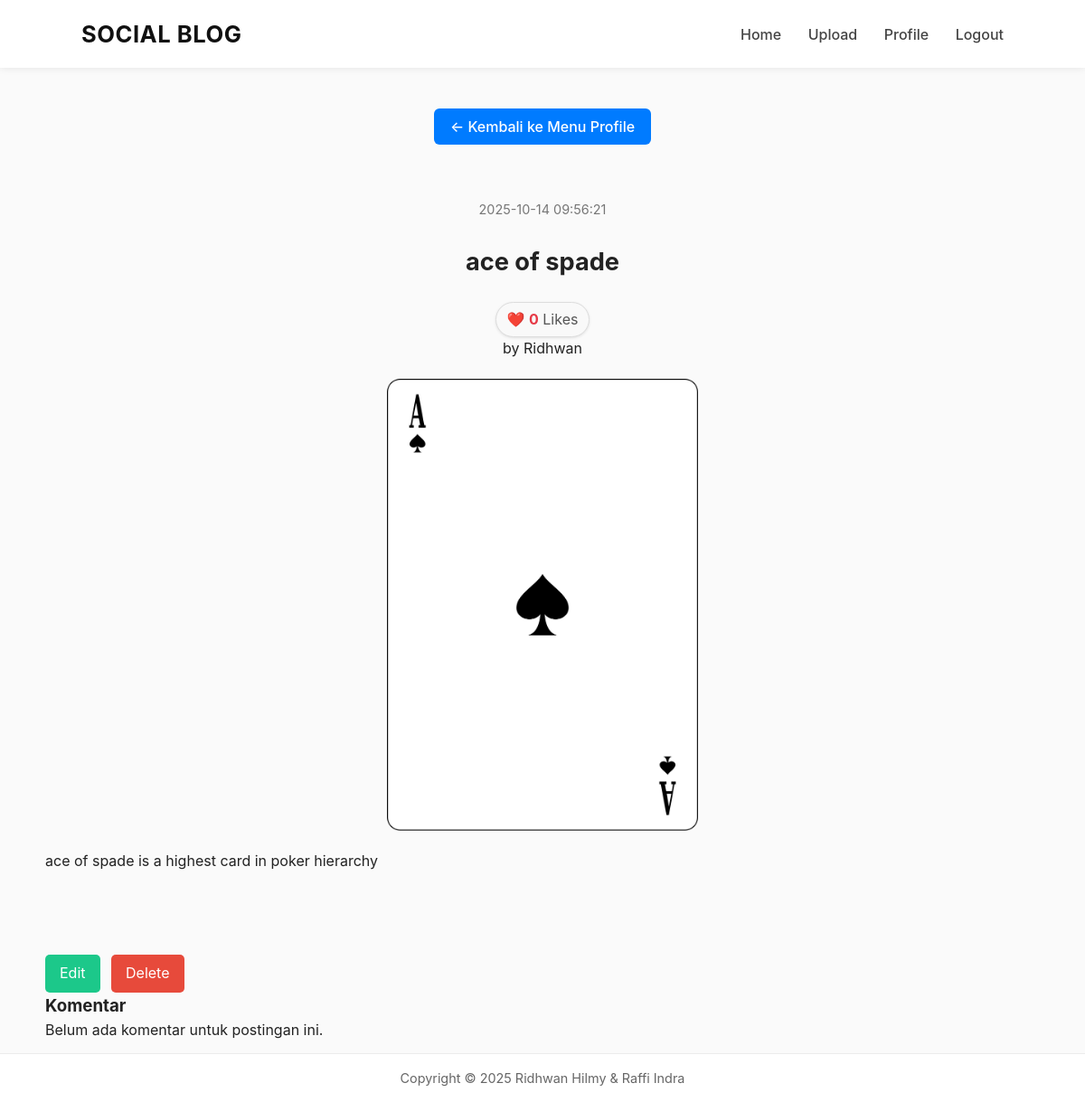
The app's page /view_post_profile.php?post_id=3 (signed in) with its own data.
### tables this page shows
CREATE TABLE `posts` (
  `post_id` int(11) NOT NULL,
  `member_id` int(11) NOT NULL,
  `title` varchar(100) NOT NULL,
  `content` text NOT NULL,
  `image_path` varchar(255) DEFAULT NULL,
  `created_at` timestamp NOT NULL DEFAULT current_timestamp(),
  `updated_at` timestamp NOT NULL DEFAULT current_timestamp() ON UPDATE current_timestamp()
);

### includes/functions.php (called while the page is built, shortened)
<?php
function getLikeCount($conn, $post_id) {
    $stmt = $conn->prepare("SELECT COUNT(*) AS total FROM likes WHERE post_id = ?");
    $stmt->bind_param("i", $post_id);
    $stmt->execute();
    $result = $stmt->get_result()->fetch_assoc();
    return $result['total'];
}
?>

### view_post_profile.php (the view, shortened to what this page needs)
<?php
include 'config.php';
include 'includes/functions.php';
$post_id = intval($_GET['post_id']);
$total_likes = getLikeCount($conn, $post_id);
$sql = "SELECT posts.*, members.username
        FROM posts
        JOIN members ON posts.member_id = members.member_id
        WHERE posts.post_id = ?";
$stmt = $conn->prepare($sql);
$stmt->bind_param("i", $post_id);
$stmt->execute();
$result = $stmt->get_result();
$post = $result->fetch_assoc();
$imagePath = htmlspecialchars($post['image_path']);
$orientation = 'landscape';
if (file_exists($imagePath)) {
    $size = @getimagesize($imagePath);
    if ($size && isset($size[0], $size[1])) {
        $orientation = ($size[0] < $size[1]) ? 'portrait' : 'landscape';
    }
}
$post_id = $_GET['post_id'];
$username = $_SESSION['username'];
$query_user = $conn->prepare("SELECT member_id FROM members WHERE username = ?");
$query_user->bind_param("s", $username);
$query_user->execute();
$result_user = $query_user->get_result();
$user = $result_user->fetch_assoc();
$user_id = $user['member_id'];
$query = $conn->prepare("SELECT * FROM posts WHERE post_id = ? AND member_id = ?");
$query->bind_param("ii", $post_id, $user_id);
$query->execute();
$result = $query->get_result();
$post = $result->fetch_assoc();
?>
<!DOCTYPE html>
<html lang="en">
<head>
  <?php include 'includes/head.php'; ?>
  <link rel="stylesheet" href="assets/css/style_viewpost_profile.css">
</head>
<body>
  <?php include 'includes/menu.php'; ?>
  <a href="profile.php" class="back-button">← Kembali ke Menu Profile</a>
  <div class="post">
    <div class="post-header">
    <p class="post-date"><?php echo htmlspecialchars($post['created_at']); ?></p>
    <h2 class="post-title"><?php echo htmlspecialchars($post['title']); ?></h2>
    <div class="like-info">
    ❤️ <span id="like-count"><?= $total_likes ?></span> Likes
</div>
    <p class="post-author">by <?php echo htmlspecialchars($_SESSION['username']); ?></p>
    </div>
    <?php if (!empty($post['image_path'])): ?>
      <img src="<?php echo $imagePath; ?>" alt="Post Image" class="post-image <?php echo $orientation; ?>">
    <?php endif; ?>
    <div class="post-content-wrapper">
      <p class="post-content">
        <?php echo nl2br(htmlspecialchars($post['content'])); ?>
      </p>
    </div>
    <div class="post-actions">
    <a href="update_post.php?post_id=<?= (int)$post['post_id'] ?>" class="mybtn mybtn-edit">Edit</a>
    <?php if ($_SESSION['member_id'] == $post['member_id']): ?>
    <a href="delete_post.php?id=<?= $post['post_id'] ?>" class="mybtn mybtn-delete" onclick="return confirm('Yakin ingin menghapus postingan ini?');">Delete</a>
    <?php endif; ?>
</div>
    <div class="comments-section">
      <h3>Komentar</h3>
      <p>Belum ada komentar untuk postingan ini.</p>
    </div>
  </div>
  <?php include 'includes/footer.php'; ?>
</body>
</html>

### assets/css/style.css (style rules this page uses)
* { margin: 0; padding: 0; box-sizing: border-box; }
body { font-family: "Inter", "Segoe UI", Arial, sans-serif; background: #fafafa; padding-top: 100px; text-align: center; color: #222; }
.post-title { font-weight: 700; font-size: 1.7rem; margin-bottom: 12px; }
.post-date { color: #777; font-size: 0.9rem; margin-bottom: 25px; }
.post-content-wrapper { display: inline-block; text-align: justify; max-width: 650px; margin-bottom: 50px; }
.post-content { margin-bottom: 20px; line-height: 1.7; }

### assets/css/style_viewpost_profile.css (style rules this page uses)
.post-image { display: block; margin: 20px auto; border-radius: 8px; object-fit: contain; }
.post-image.portrait { width: auto; max-width: 100%; max-height: 500px; }
.back-button { display: inline-block; margin: 20px 0; padding: 10px 18px; background-color: #007BFF; color: white; text-decoration: none; border-radius: 6px; font-weight: 500; transition: background-color 0.3s ease; }
.post { max-width: 1100px; margin: 40px auto; text-align: left; line-height: 1.6; }
.post-header { text-align: center; }
.post-content-wrapper { text-align: center; margin-bottom: 15px; }
.post-actions { margin-top: 20px; }
.mybtn { display: inline-block; padding: 8px 16px; margin-right: 8px; background-color: #4e73df; color: white; text-decoration: none; border-radius: 5px; transition: 0.2s; }
.mybtn-delete { background-color: #e74a3b; }
.mybtn-edit { background-color: #1cc88a; }
.like-info { display: inline-block; font-size: 16px; color: #555; background-color: #f9f9f9; border: 1px solid #ddd; padding: 6px 12px; border-radius: 20px; box-shadow: 0 1px 3px rgba(0,0,0,0.1); margin-top: 10px; transition: all 0.3s ease; }
.like-info span { font-weight: bold; color: #e63946; }

### records on screen
posts: created_at "2025-10-14 09:56:21", title "ace of spade", image_path (picture), content "ace of spade is a highest card in poker hierarchy"

### other values on screen
$total_likes "0"
$_SESSION['username'] "Ridhwan"
